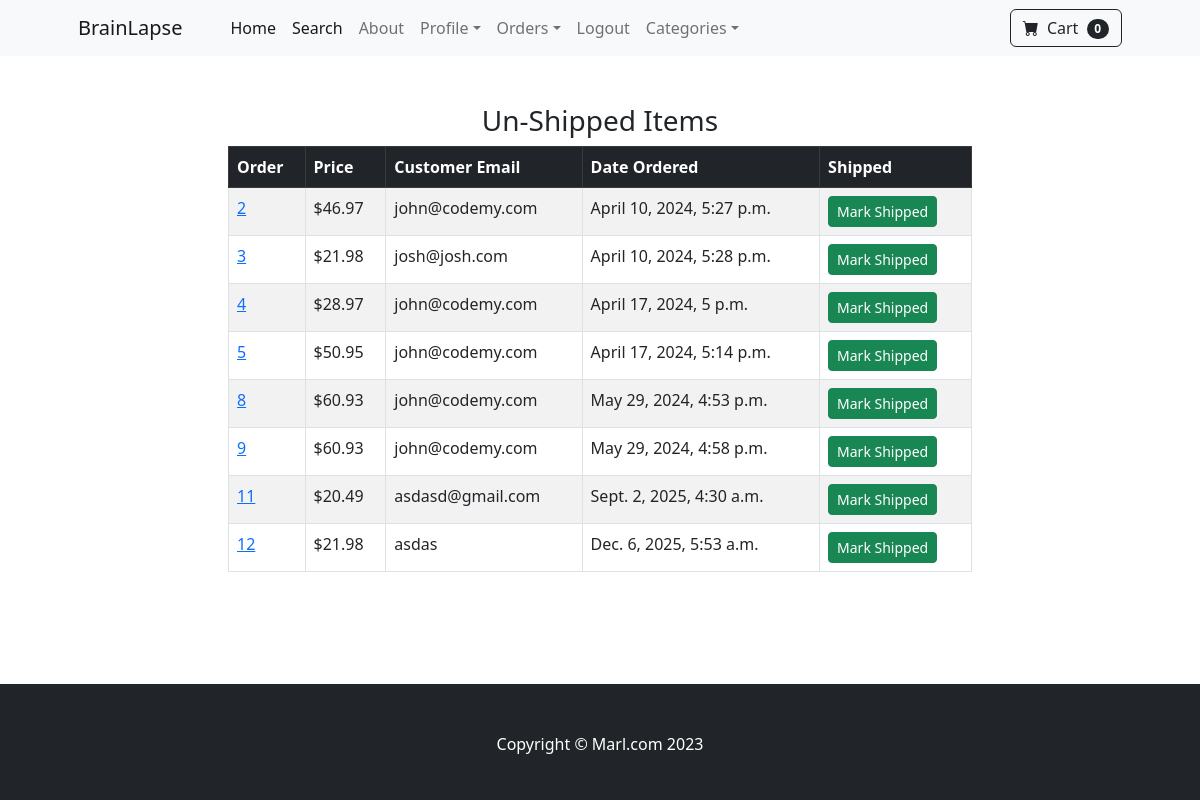
Page /payment/not_shipped_dash (signed in) on the committed database.
### payment/models.py (models this page shows, shortened)
class Order(models.Model):
	user = models.ForeignKey(User, on_delete=models.CASCADE, null=True, blank=True)
	full_name = models.CharField(max_length=250)
	email = models.EmailField(max_length=250)
	shipping_address = models.TextField(max_length=15000)
	amount_paid = models.DecimalField(max_digits=7, decimal_places=2)
	date_ordered = models.DateTimeField(auto_now_add=True)
	shipped = models.BooleanField(default=False)
	date_shipped = models.DateTimeField(blank=True, null=True)

### payment/views.py (the view, shortened to what this page needs)
# urls.py: path('not_shipped_dash', views.not_shipped_dash, name="not_shipped_dash"),
def not_shipped_dash(request):
	if request.user.is_authenticated and request.user.is_superuser:
		orders = Order.objects.filter(shipped=False)
		return render(request, "payment/not_shipped_dash.html", {"orders":orders})
	else:
		messages.success(request, "Access Denied")
		return redirect('home')

### cart/cart.py (called while the page is built)
	def __len__(self):
		return len(self.cart)

### cart/context_processors.py (called while the page is built)
def cart(request):
	return {'cart': Cart(request)}

### payment/templates/payment/not_shipped_dash.html (shortened to what this page needs)
{% extends 'base.html' %}
{% block content %}
        <div class="container">
        	<div class="row">
        		<center>
        			<div class="col-8">
        				<br/><br/>
<h3>Un-Shipped Items</h3>
<table class="table table-striped table-hover table-bordered">
  <thead class="table-dark">
    <tr>
      <th scope="col">Order</th>
      <th scope="col">Price</th>
      <th scope="col">Customer Email</th>
      <th scope="col">Date Ordered</th>
      <th scope="col">Shipped</th>
    </tr>
  </thead>
  <tbody>
  	{% for item in orders %}
    <tr>
      <td><a href="{% url 'orders' item.id %}">{{ item.id }}</a></td>
      <td>${{ item.amount_paid }}</td>
      <td>{{ item.email }}</td>
      <td>{{ item.date_ordered }}</td>
      <td>
        <form method="POST">
          <button type="Submit" class="btn btn-success btn-sm">Mark Shipped</button>
        </form>
      </td>
    </tr>
    {% endfor %}
  </tbody>
</table>
<br/><br/>
<br/><br/>
        			</div>
        		</center>
        	</div>
        </div>
{% endblock %}

### rows in the picture
Order: id "2", amount_paid "46.97", email "john@codemy.com", date_ordered "April 10, 2024, 5:27 p.m."
Order: id "3", amount_paid "21.98", email "josh@josh.com", date_ordered "April 10, 2024, 5:28 p.m."
Order: id "4", amount_paid "28.97", email "john@codemy.com", date_ordered "April 17, 2024, 5 p.m."
Order: id "5", amount_paid "50.95", email "john@codemy.com", date_ordered "April 17, 2024, 5:14 p.m."
Order: id "8", amount_paid "60.93", email "john@codemy.com", date_ordered "May 29, 2024, 4:53 p.m."
Order: id "9", amount_paid "60.93", email "john@codemy.com", date_ordered "May 29, 2024, 4:58 p.m."
Order: id "11", amount_paid "20.49", email "asdasd@gmail.com", date_ordered "Sept. 2, 2025, 4:30 a.m."
Order: id "12", amount_paid "21.98", email "asdas", date_ordered "Dec. 6, 2025, 5:53 a.m."

### other values in the picture
{{ cart|length }} "0"
